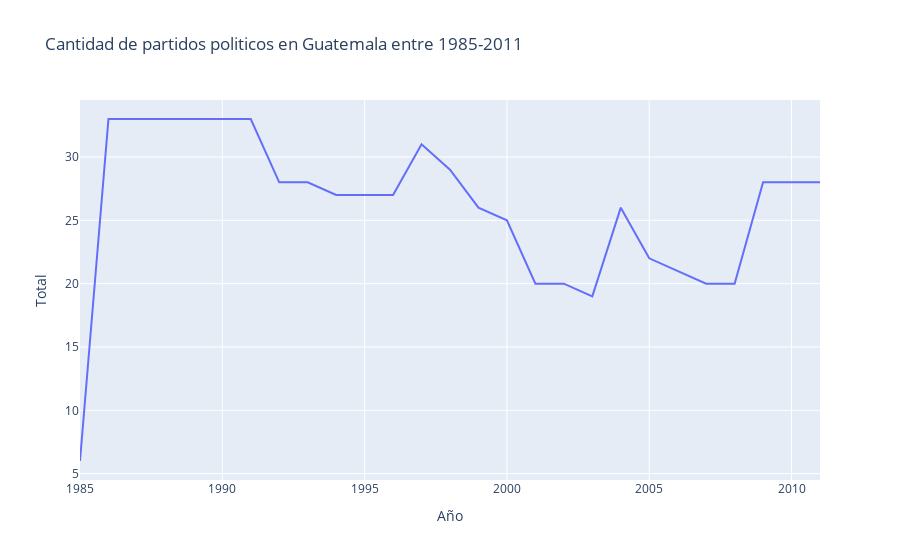

Notebook source saved alongside this figure:
### Code cell
# obtener la cantidad de partidos politicos por cada año desde 1985 hasta 2011 a partir de su año de fundacion y cancelacion
años = range(1985, 2012)

# sumar los totales activos por cada año
total = []
for año in años:
    total.append((
        (partidos['fundacion'] <= año) & 
        (partidos['vigente'] | (año <= partidos['cancelacion']))
    ).sum().sum())

# crear el dataset
partidos_por_año = pd.DataFrame({'Año': años, 'Total': total})
display(partidos_por_año)
px.line(partidos_por_año, x='Año', y='Total', title='Cantidad de partidos politicos en Guatemala entre 1985-2011').show()

### Figure 1 — Plotly figure (JSON) as saved in the notebook; plotly's stock layout.template omitted (floating-point values rounded to 4 significant figures)
{"data": [{"hovertemplate": "Año=%{x}<br>Total=%{y}<extra></extra>", "legendgroup": "", "line": {"color": "#636efa", "dash": "solid"}, "marker": {"symbol": "circle"}, "mode": "lines", "name": "", "orientation": "v", "showlegend": false, "type": "scatter", "x": [1985, 1986, 1987, 1988, 1989, 1990, 1991, 1992, 1993, 1994, 1995, 1996, 1997, 1998, 1999, 2000, 2001, 2002, 2003, 2004, 2005, 2006, 2007, 2008, 2009, 2010, 2011], "xaxis": "x", "y": [6, 33, 33, 33, 33, 33, 33, 28, 28, 27, 27, 27, 31, 29, 26, 25, 20, 20, 19, 26, 22, 21, 20, 20, 28, 28, 28], "yaxis": "y"}], "layout": {"legend": {"tracegroupgap": 0}, "title": {"text": "Cantidad de partidos politicos en Guatemala entre 1985-2011"}, "xaxis": {"anchor": "y", "domain": [0, 1], "title": {"text": "Año"}}, "yaxis": {"anchor": "x", "domain": [0, 1], "title": {"text": "Total"}}}}
